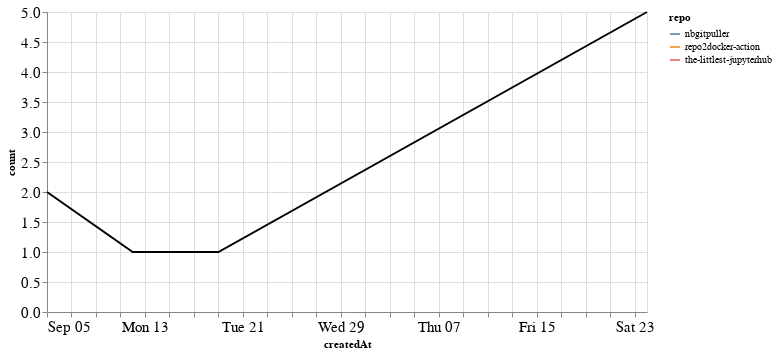

The notebook cell this image was saved under:
### Markdown cell above
### Comments

### Code cell
comments_time = comments.groupby('repo').resample('W', on='createdAt').count()['author'].reset_index()
comments_time = comments_time.rename(columns={'author': 'count'})
comments_time_total = comments_time.groupby('createdAt').agg({"count": "sum"}).reset_index()
ch1 = alt.Chart(comments_time, width=600).mark_line().encode(
    x='createdAt',
    y='count',
    color='repo',
    tooltip="repo"
)

ch2 = alt.Chart(comments_time_total, width=600).mark_line(color="black").encode(
    x='createdAt',
    y='count',
)

ch1 + ch2

### Figure 1 — Vega-Lite specification as saved in the notebook (floating-point values rounded to 4 significant figures)
{"config": {"axisLeft": {"labelFontSize": 15}, "axisBottom": {"labelFontSize": 15}}, "layer": [{"data": {"name": "data-aba8169024e2e3d754fca4c24f09ad04"}, "mark": "line", "encoding": {"color": {"type": "nominal", "field": "repo"}, "tooltip": {"type": "nominal", "field": "repo"}, "x": {"type": "temporal", "field": "createdAt"}, "y": {"type": "quantitative", "field": "count"}}, "width": 600}, {"data": {"name": "data-2293a7972d08fb814c13392c7cc5c048"}, "mark": {"type": "line", "color": "black"}, "encoding": {"x": {"type": "temporal", "field": "createdAt"}, "y": {"type": "quantitative", "field": "count"}}, "width": 600}], "$schema": "https://vega.github.io/schema/vega-lite/v4.8.1.json", "datasets": {"data-aba8169024e2e3d754fca4c24f09ad04": [{"repo": "nbgitpuller", "createdAt": "2021-09-05T00:00:00", "count": 2}, {"repo": "repo2docker-action", "createdAt": "2021-09-12T00:00:00", "count": 1}, {"repo": "repo2docker-action", "createdAt": "2021-09-19T00:00:00", "count": 1}, {"repo": "the-littlest-jupyterhub", "createdAt": "2021-10-24T00:00:00", "count": 5}], "data-2293a7972d08fb814c13392c7cc5c048": [{"createdAt": "2021-09-05T00:00:00", "count": 2}, {"createdAt": "2021-09-12T00:00:00", "count": 1}, {"createdAt": "2021-09-19T00:00:00", "count": 1}, {"createdAt": "2021-10-24T00:00:00", "count": 5}]}}
